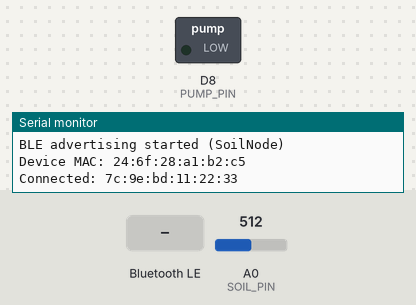
Simulated run of this sketch. Board: Arduino Nano 33 IoT. On the bench: switched loads named in the sketch (green lamp = pin HIGH), the last lines printed to the serial monitor. The test bench sets the inputs (shaded band); at power-on: A0 (SOIL_PIN) = 512 (analog values on the 0–1023 scale). Nothing arrives over Bluetooth unless stated; a phone connects over Bluetooth LE 3 s after start.

Above: at 3.8 s.
3.9 s: Bluetooth LE write "1" received
At 4.9 s:
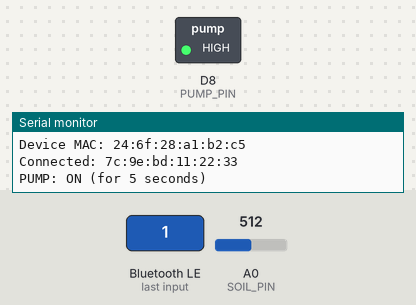
5.4 s: Bluetooth LE write "0" received
At 6.1 s:
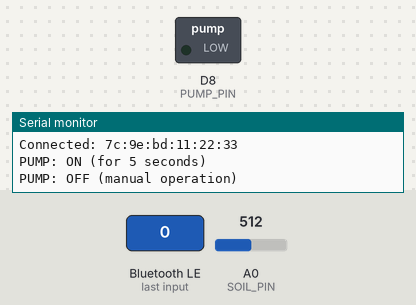
Timing chart, 0 to 8.4 s (numbered marks = the images above; inputs shaded):
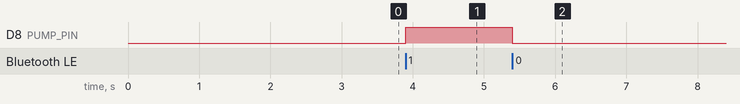

Measured:
- after the input at 3.9 s, D8 (PUMP_PIN): LOW → HIGH at once
- after the input at 5.4 s, D8 (PUMP_PIN): HIGH → LOW after 0.00 s instead of 3.5 s

The sketch:

arduino-smart-irrigation.ino
```cpp
#include <ArduinoBLE.h>

const int SOIL_PIN = A0;
// I use the digital pin 8 to control the pump.
const int PUMP_PIN = 8;

BLEService soilService("19B10010-E8F2-537E-4F6C-D104768A1214");

// Notify Soil Moisture Level (16bit)
BLEUnsignedShortCharacteristic soilChar(
  "19B10011-E8F2-537E-4F6C-D104768A1214",
  BLERead | BLENotify
);

// Write (1 byte: 0=OFF, 1=ON) Control Pump
BLEByteCharacteristic pumpChar(
  "19B10012-E8F2-537E-4F6C-D104768A1214",
  BLERead | BLEWrite | BLEWriteWithoutResponse
);

// Configurable intervals
const unsigned long SOIL_NOTIFY_INTERVAL_MS = 1000;
const unsigned long PUMP_AUTO_OFF_MS        = 5000;

// State variables
unsigned long lastSoilNotifyMs = 0;
unsigned long pumpStartTime = 0;
bool pumpIsOn = false;

// Downstream: Handle pump control commands from BLE central
void handleDownstreamPumpCommand() {
  if (!pumpChar.written()) return;

  byte cmd = 0;
  pumpChar.readValue(cmd); // 0=OFF, 1=ON
  if (cmd == 1 && !pumpIsOn) {
    digitalWrite(PUMP_PIN, HIGH);
    pumpIsOn = true;
    pumpStartTime = millis();
    pumpChar.writeValue((byte)1);
    Serial.println("PUMP: ON (for 5 seconds)");
  }
  else if (cmd == 0 && pumpIsOn){
    digitalWrite(PUMP_PIN, LOW);
    pumpIsOn = false;
    pumpChar.writeValue((byte)0);
    Serial.println("PUMP: OFF (manual operation)");
  }
}

void handleAutoPumpOff() {
  // Automatically turn OFF the pump after 5 seconds to save power and prevent motor damage
  if (pumpIsOn && (millis() - pumpStartTime >= PUMP_AUTO_OFF_MS)) {
    digitalWrite(PUMP_PIN, LOW);
    pumpIsOn = false;
    pumpChar.writeValue((byte)0);
    Serial.println("PUMP: OFF (auto timer)");
  }
}

void handleUpstreamSoilNotify() {
  // Notify soil moisture level every second
  if (millis() - lastSoilNotifyMs >= SOIL_NOTIFY_INTERVAL_MS) {
    lastSoilNotifyMs = millis();
    unsigned short raw = (unsigned short)analogRead(SOIL_PIN);
    soilChar.writeValue(raw);
  }
}

void handleDisconnectSafety() {
  // Ensure the pump is turned off when the BLE central disconnects
  if(pumpIsOn) {
    digitalWrite(PUMP_PIN, LOW);
    pumpIsOn = false;
    Serial.println("PUMP: OFF (disconnected)");
  }
}

void setup() {
  // Initialize serial communication for debugging (115200 baud)
  Serial.begin(115200);
  while (!Serial) {}

  pinMode(SOIL_PIN, INPUT);
  pinMode(PUMP_PIN, OUTPUT);
  digitalWrite(PUMP_PIN, LOW);
  // Set analog read resolution to 10 bits (0-1023)
  analogReadResolution(10);

  // If BLE initialization fails, print error and stop the program.
  if (!BLE.begin()) {
    Serial.println("BLE init failed!");
    // Infinite loop to halt execution.
    while (1) {}
  }

  BLE.setLocalName("SoilNode");
  BLE.setAdvertisedService(soilService);
  soilService.addCharacteristic(soilChar);
  soilService.addCharacteristic(pumpChar);
  BLE.addService(soilService);

  // Set initial BLE values (soil=0, pump=OFF)
  soilChar.writeValue((unsigned short)0);
  pumpChar.writeValue((byte)0);

  BLE.advertise();
  Serial.println("BLE advertising started (SoilNode)");
  Serial.print("Device MAC: ");
  Serial.println(BLE.address());
}

void loop() {
  BLEDevice central = BLE.central();
  if (!central) return;

  Serial.print("Connected: ");
  Serial.println(central.address());

  while (central.connected()) {
    handleDownstreamPumpCommand();
    handleAutoPumpOff();
    handleUpstreamSoilNotify();
  }

  Serial.println("Disconnected");
  handleDisconnectSafety();
}
```
